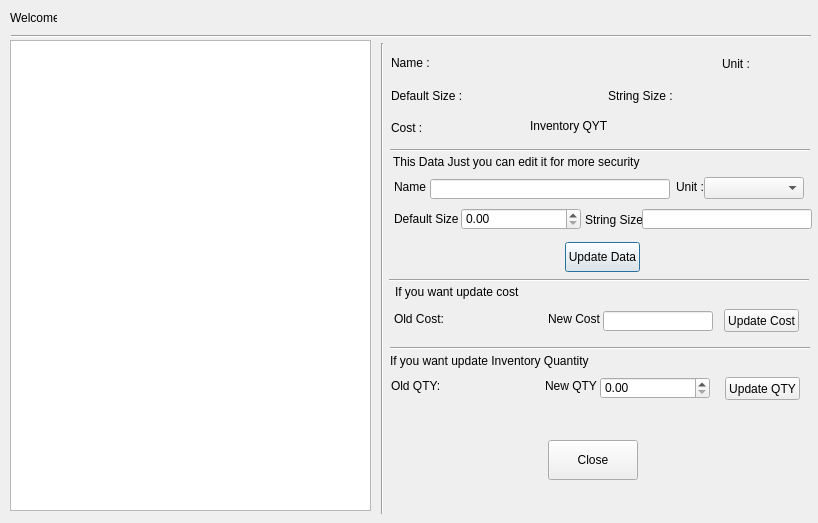
<?xml version="1.0" encoding="UTF-8"?>
<ui version="4.0">
	<class>editRWDialog</class>
	<widget class="QDialog" name="editRWDialog">
		<property name="geometry">
			<rect>
				<x>0</x>
				<y>0</y>
				<width>818</width>
				<height>523</height>
			</rect>
		</property>
		<property name="windowTitle">
			<string>Edit Raw Material</string>
		</property>
		<widget class="QLabel" name="label">
			<property name="geometry">
				<rect>
					<x>10</x>
					<y>10</y>
					<width>47</width>
					<height>16</height>
				</rect>
			</property>
			<property name="text">
				<string>Welcome,</string>
			</property>
		</widget>
		<widget class="QLabel" name="loggeduserlbl">
			<property name="geometry">
				<rect>
					<x>61</x>
					<y>11</y>
					<width>170</width>
					<height>16</height>
				</rect>
			</property>
			<property name="font">
				<font>
					<weight>75</weight>
					<bold>true</bold>
				</font>
			</property>
			<property name="text">
				<string/>
			</property>
		</widget>
		<widget class="Line" name="line">
			<property name="geometry">
				<rect>
					<x>11</x>
					<y>28</y>
					<width>800</width>
					<height>16</height>
				</rect>
			</property>
			<property name="orientation">
				<enum>Qt::Horizontal</enum>
			</property>
		</widget>
		<widget class="QWidget" name="verticalLayoutWidget">
			<property name="geometry">
				<rect>
					<x>391</x>
					<y>50</y>
					<width>81</width>
					<height>91</height>
				</rect>
			</property>
			<layout class="QVBoxLayout" name="verticalLayout">
				<item>
					<widget class="QLabel" name="label_3">
						<property name="text">
							<string>Name :</string>
						</property>
					</widget>
				</item>
				<item>
					<widget class="QLabel" name="label_5">
						<property name="text">
							<string>Default Size :</string>
						</property>
					</widget>
				</item>
				<item>
					<widget class="QLabel" name="label_8">
						<property name="text">
							<string>Cost :</string>
						</property>
					</widget>
				</item>
			</layout>
		</widget>
		<widget class="Line" name="line_2">
			<property name="geometry">
				<rect>
					<x>372</x>
					<y>43</y>
					<width>20</width>
					<height>471</height>
				</rect>
			</property>
			<property name="orientation">
				<enum>Qt::Vertical</enum>
			</property>
		</widget>
		<widget class="QLabel" name="rwnamelbl">
			<property name="geometry">
				<rect>
					<x>430</x>
					<y>54</y>
					<width>270</width>
					<height>20</height>
				</rect>
			</property>
			<property name="text">
				<string/>
			</property>
		</widget>
		<widget class="QLabel" name="rwdefaultsize">
			<property name="geometry">
				<rect>
					<x>460</x>
					<y>85</y>
					<width>130</width>
					<height>20</height>
				</rect>
			</property>
			<property name="text">
				<string/>
			</property>
		</widget>
		<widget class="QLabel" name="label_6">
			<property name="geometry">
				<rect>
					<x>608</x>
					<y>85</y>
					<width>79</width>
					<height>21</height>
				</rect>
			</property>
			<property name="text">
				<string>String Size :</string>
			</property>
		</widget>
		<widget class="QLabel" name="label_7">
			<property name="geometry">
				<rect>
					<x>722</x>
					<y>54</y>
					<width>30</width>
					<height>20</height>
				</rect>
			</property>
			<property name="text">
				<string>Unit :</string>
			</property>
		</widget>
		<widget class="QLabel" name="rwstrsize">
			<property name="geometry">
				<rect>
					<x>667</x>
					<y>86</y>
					<width>170</width>
					<height>20</height>
				</rect>
			</property>
			<property name="text">
				<string/>
			</property>
		</widget>
		<widget class="QLabel" name="rwcostlbl">
			<property name="geometry">
				<rect>
					<x>425</x>
					<y>116</y>
					<width>131</width>
					<height>20</height>
				</rect>
			</property>
			<property name="font">
				<font>
					<weight>75</weight>
					<bold>true</bold>
				</font>
			</property>
			<property name="text">
				<string/>
			</property>
		</widget>
		<widget class="QLabel" name="rwunitlbl">
			<property name="geometry">
				<rect>
					<x>750</x>
					<y>54</y>
					<width>50</width>
					<height>20</height>
				</rect>
			</property>
			<property name="text">
				<string/>
			</property>
		</widget>
		<widget class="QLabel" name="label_4">
			<property name="geometry">
				<rect>
					<x>530</x>
					<y>113</y>
					<width>79</width>
					<height>25</height>
				</rect>
			</property>
			<property name="text">
				<string>Inventory QYT :</string>
			</property>
		</widget>
		<widget class="QLabel" name="rwinvqtylbl">
			<property name="geometry">
				<rect>
					<x>610</x>
					<y>115</y>
					<width>81</width>
					<height>20</height>
				</rect>
			</property>
			<property name="font">
				<font>
					<weight>75</weight>
					<bold>true</bold>
				</font>
			</property>
			<property name="text">
				<string/>
			</property>
		</widget>
		<widget class="Line" name="line_3">
			<property name="geometry">
				<rect>
					<x>390</x>
					<y>142</y>
					<width>420</width>
					<height>16</height>
				</rect>
			</property>
			<property name="orientation">
				<enum>Qt::Horizontal</enum>
			</property>
		</widget>
		<widget class="QLabel" name="label_15">
			<property name="geometry">
				<rect>
					<x>394</x>
					<y>174</y>
					<width>79</width>
					<height>26</height>
				</rect>
			</property>
			<property name="text">
				<string>Name :</string>
			</property>
		</widget>
		<widget class="QLabel" name="label_16">
			<property name="geometry">
				<rect>
					<x>676</x>
					<y>177</y>
					<width>30</width>
					<height>20</height>
				</rect>
			</property>
			<property name="text">
				<string>Unit :</string>
			</property>
		</widget>
		<widget class="QLabel" name="label_17">
			<property name="geometry">
				<rect>
					<x>585</x>
					<y>209</y>
					<width>79</width>
					<height>21</height>
				</rect>
			</property>
			<property name="text">
				<string>String Size :</string>
			</property>
		</widget>
		<widget class="QLabel" name="label_20">
			<property name="geometry">
				<rect>
					<x>394</x>
					<y>206</y>
					<width>79</width>
					<height>25</height>
				</rect>
			</property>
			<property name="text">
				<string>Default Size :</string>
			</property>
		</widget>
		<widget class="QLineEdit" name="rwnameled">
			<property name="geometry">
				<rect>
					<x>430</x>
					<y>179</y>
					<width>240</width>
					<height>20</height>
				</rect>
			</property>
		</widget>
		<widget class="QComboBox" name="unitcomboBox">
			<property name="geometry">
				<rect>
					<x>704</x>
					<y>177</y>
					<width>100</width>
					<height>22</height>
				</rect>
			</property>
			<item>
				<property name="text">
					<string/>
				</property>
			</item>
			<item>
				<property name="text">
					<string>Millimetre ( MM )</string>
				</property>
			</item>
			<item>
				<property name="text">
					<string>Centimeter ( CM )</string>
				</property>
			</item>
			<item>
				<property name="text">
					<string>Metre ( M )</string>
				</property>
			</item>
			<item>
				<property name="text">
					<string>Gram ( G )</string>
				</property>
			</item>
			<item>
				<property name="text">
					<string>Kilogram ( KG )</string>
				</property>
			</item>
			<item>
				<property name="text">
					<string>Each ( EA )</string>
				</property>
			</item>
			<item>
				<property name="text">
					<string>Litre ( L )</string>
				</property>
			</item>
		</widget>
		<widget class="QLineEdit" name="strsizeled">
			<property name="geometry">
				<rect>
					<x>642</x>
					<y>209</y>
					<width>170</width>
					<height>20</height>
				</rect>
			</property>
		</widget>
		<widget class="QDoubleSpinBox" name="defaultsizSpinBox">
			<property name="geometry">
				<rect>
					<x>461</x>
					<y>208</y>
					<width>120</width>
					<height>22</height>
				</rect>
			</property>
		</widget>
		<widget class="QLabel" name="label_18">
			<property name="geometry">
				<rect>
					<x>393</x>
					<y>152</y>
					<width>400</width>
					<height>20</height>
				</rect>
			</property>
			<property name="text">
				<string>This Data Just you can edit it for more security</string>
			</property>
		</widget>
		<widget class="Line" name="line_4">
			<property name="geometry">
				<rect>
					<x>389</x>
					<y>272</y>
					<width>420</width>
					<height>16</height>
				</rect>
			</property>
			<property name="orientation">
				<enum>Qt::Horizontal</enum>
			</property>
		</widget>
		<widget class="QPushButton" name="dataupdatebtn">
			<property name="geometry">
				<rect>
					<x>565</x>
					<y>242</y>
					<width>75</width>
					<height>30</height>
				</rect>
			</property>
			<property name="text">
				<string>Update Data</string>
			</property>
		</widget>
		<widget class="QLabel" name="label_19">
			<property name="geometry">
				<rect>
					<x>395</x>
					<y>282</y>
					<width>160</width>
					<height>20</height>
				</rect>
			</property>
			<property name="text">
				<string>If you want update cost</string>
			</property>
		</widget>
		<widget class="QLabel" name="label_21">
			<property name="geometry">
				<rect>
					<x>390</x>
					<y>351</y>
					<width>400</width>
					<height>20</height>
				</rect>
			</property>
			<property name="text">
				<string>If you want update Inventory Quantity</string>
			</property>
		</widget>
		<widget class="QLabel" name="label_22">
			<property name="geometry">
				<rect>
					<x>394</x>
					<y>309</y>
					<width>50</width>
					<height>20</height>
				</rect>
			</property>
			<property name="text">
				<string>Old Cost:</string>
			</property>
		</widget>
		<widget class="QLabel" name="oldcostlbl">
			<property name="geometry">
				<rect>
					<x>443</x>
					<y>310</y>
					<width>80</width>
					<height>20</height>
				</rect>
			</property>
			<property name="font">
				<font>
					<weight>75</weight>
					<bold>true</bold>
				</font>
			</property>
			<property name="text">
				<string/>
			</property>
		</widget>
		<widget class="QLabel" name="label_24">
			<property name="geometry">
				<rect>
					<x>548</x>
					<y>309</y>
					<width>60</width>
					<height>20</height>
				</rect>
			</property>
			<property name="text">
				<string>New Cost :</string>
			</property>
		</widget>
		<widget class="QLineEdit" name="newcostled">
			<property name="geometry">
				<rect>
					<x>603</x>
					<y>311</y>
					<width>110</width>
					<height>20</height>
				</rect>
			</property>
		</widget>
		<widget class="QPushButton" name="updatecostbtn">
			<property name="geometry">
				<rect>
					<x>724</x>
					<y>309</y>
					<width>75</width>
					<height>23</height>
				</rect>
			</property>
			<property name="text">
				<string>Update Cost</string>
			</property>
		</widget>
		<widget class="Line" name="line_5">
			<property name="geometry">
				<rect>
					<x>390</x>
					<y>340</y>
					<width>420</width>
					<height>16</height>
				</rect>
			</property>
			<property name="orientation">
				<enum>Qt::Horizontal</enum>
			</property>
		</widget>
		<widget class="QPushButton" name="updateqtybtn">
			<property name="geometry">
				<rect>
					<x>725</x>
					<y>377</y>
					<width>75</width>
					<height>23</height>
				</rect>
			</property>
			<property name="text">
				<string>Update QTY</string>
			</property>
		</widget>
		<widget class="QLabel" name="oldqtylbl">
			<property name="geometry">
				<rect>
					<x>440</x>
					<y>377</y>
					<width>80</width>
					<height>20</height>
				</rect>
			</property>
			<property name="font">
				<font>
					<weight>75</weight>
					<bold>true</bold>
				</font>
			</property>
			<property name="text">
				<string/>
			</property>
		</widget>
		<widget class="QLabel" name="label_26">
			<property name="geometry">
				<rect>
					<x>545</x>
					<y>376</y>
					<width>60</width>
					<height>20</height>
				</rect>
			</property>
			<property name="text">
				<string>New QTY :</string>
			</property>
		</widget>
		<widget class="QLabel" name="label_27">
			<property name="geometry">
				<rect>
					<x>391</x>
					<y>376</y>
					<width>50</width>
					<height>20</height>
				</rect>
			</property>
			<property name="text">
				<string>Old QTY:</string>
			</property>
		</widget>
		<widget class="QDoubleSpinBox" name="newqtySpinBox">
			<property name="geometry">
				<rect>
					<x>600</x>
					<y>377</y>
					<width>110</width>
					<height>22</height>
				</rect>
			</property>
		</widget>
		<widget class="QPushButton" name="closebtn">
			<property name="geometry">
				<rect>
					<x>548</x>
					<y>440</y>
					<width>90</width>
					<height>40</height>
				</rect>
			</property>
			<property name="text">
				<string>Close</string>
			</property>
		</widget>
		<widget class="QListWidget" name="listWidget">
			<property name="geometry">
				<rect>
					<x>10</x>
					<y>40</y>
					<width>361</width>
					<height>471</height>
				</rect>
			</property>
		</widget>
	</widget>
	<resources/>
	<connections/>
</ui>
